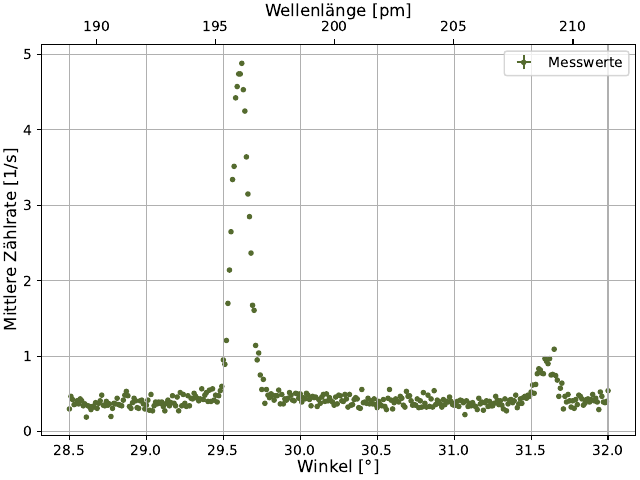

The script that saved this image:
import numpy as np
import pandas as pd
import matplotlib.pyplot as plt
import os
import scipy.odr as odr
from matplotlib.ticker import FixedLocator, FixedFormatter

fig, ax = plt.subplots(layout='constrained')

def Printer(Text):
    Text = Text.replace('.', ',')
    print(Text)

def gauss(Para, x):
    return Para[0] /(Para[2]*np.sqrt(2*np.pi))*np.exp(-0.5*((x - Para[1])/Para[2])**2) + Para[3]*x + Para[4]

def gausfit(func, x, y, farbe, beta):
    model = odr.Model(func)
    mydata = odr.RealData(x, y, sx=0.005, sy=np.sqrt(y)/120)
    myodr = odr.ODR(mydata, model, beta0=beta, maxit=10000)
    out = myodr.run()
    print(f'E in keV: {Deg2Ev(out.beta[1]):.8g}+-{(np.deg2rad(out.sd_beta[1])*0.55151245516*np.cos(np.deg2rad(out.beta[1]/2))/np.sin(np.deg2rad(out.beta[1]/2))**2):.2g}')
    print(f'lambda in pm: {Deg2pm(out.beta[1]):.8g}+-{(np.deg2rad(out.sd_beta[1])*0.55151245516/np.sin(np.deg2rad(out.beta[1]/2))**2):.2g}')
    fy = func(out.beta, x)
    # Printer(f'{out.beta[0]:.5g} $\pm$ {out.sd_beta[0]:.3g} & {out.beta[1]:.5g} $\pm$ {out.sd_beta[1]:.3g} & {out.beta[2]:.5g} $\pm$ {out.sd_beta[2]:.3g} & {out.beta[3]:.5g} $\pm$ {out.sd_beta[3]:.3g} & {out.beta[4]:.5g} $\pm$ {out.sd_beta[4]:.3g} & {np.sum((y - fy)**2/fy)/(len(x) - len(out.beta)):.3g}')
    chi2 = np.sum((y - fy)**2/fy)
    ndf = len(x) - len(out.beta)
    plt.plot(x, fy, c=farbe,label = f'Gauß-Anpassung mit $\chi^2/ndf = {chi2/ndf:.3g} $', alpha=0.7)
    return out

def Deg2pm(x):
    return 2*562.73*np.sin(np.deg2rad(x/2))/1.467

def pm2Deg(x):
    return np.rad2deg(2*np.arcsin(1.467*x/(2*562.73)))

def Deg2Ev(x):
    return 1239.8/Deg2pm(x)

def Ev2Deg(x):
    return pm2Deg(1239.8/x)

path = os.path.dirname(os.path.abspath(__file__))
data = pd.read_csv(f'{path}\\DatenD2\\Feinstruktur.txt', sep="\t", header=0, names=['b', 'R'], dtype=str)

# Replace commas with dots and convert to float
data['b'] = data['b'].str.replace(',', '.').astype(float)
data['R'] = data['R'].str.replace(',', '.').astype(float)

xData = data['b'].values
yData = data['R'].values

xP1 = xData[150:172]
yP1 = yData[150:172]

xP2 = xData[170:215]
yP2 = yData[170:215]


plt.errorbar(xData, yData, xerr=0.005, yerr=np.sqrt(yData)/120, color='darkolivegreen', label='Messwerte', marker='.', zorder=1, linestyle='None')
# gausfit(gauss, xP2, yP2, 'purple', [426, 20, 0.18, 0, 36.5])
# gausfit(gauss, xP1, yP1, 'blue', [200, 18.25, 0.3, 0, 36.5])

plt.ylabel('Mittlere Zählrate [1/s]', fontsize=12, labelpad=2)
plt.xlabel('Winkel [°]', fontsize=12, labelpad=1)

secax = ax.secondary_xaxis('top', functions=(Deg2pm, pm2Deg))
secax.set_xlabel('Wellenlänge [pm]', fontsize=12, labelpad=3)

# thiax = ax.secondary_xaxis(-0.14)
# thiax.set_xlabel('Energie [keV]', fontsize=12, labelpad=2)

# ticks = np.array([6, 7, 8, 9, 10, 12, 15, 20, 30, 50])
# tick_labels = [Ev2Deg(tick) for tick in ticks]
# thiax.set_xticks(tick_labels )
# thiax.set_xticklabels(ticks)

plt.legend()
plt.grid()
plt.savefig(f'{path}\\Feinstruktur.pdf')

